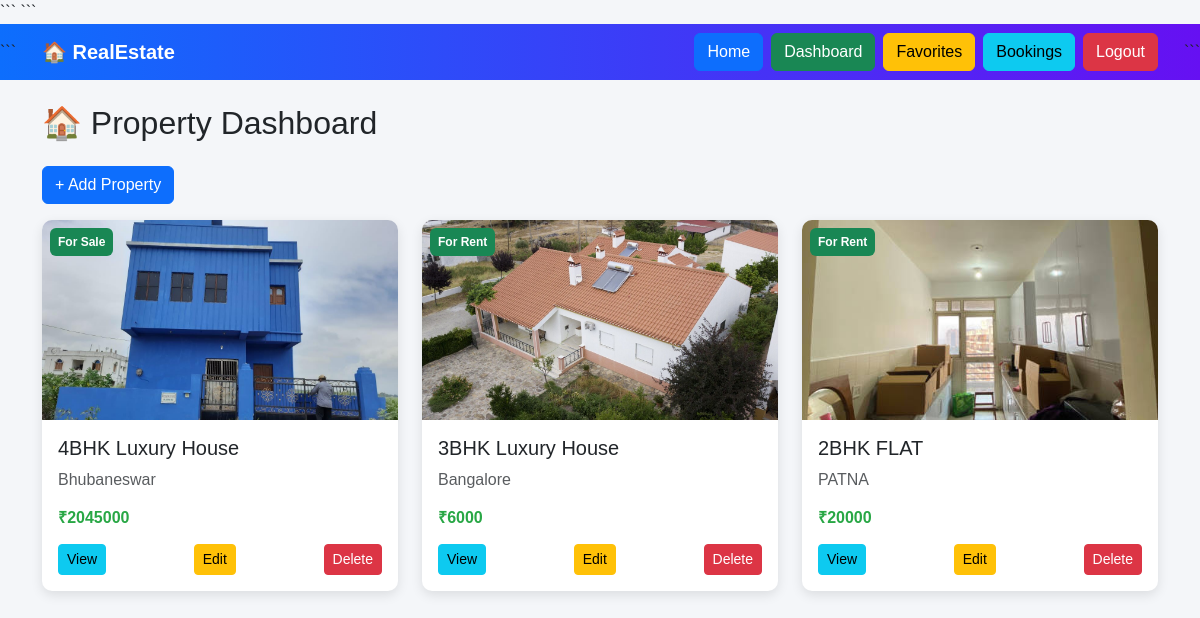
Page /dashboard (signed in) on the committed database.
### model.py (models this page shows)
class Property(db.Model):
    id = db.Column(db.Integer, primary_key=True)
    title = db.Column(db.String(200))
    location = db.Column(db.String(200))
    price = db.Column(db.String(100))
    description = db.Column(db.Text)
    contact_number = db.Column(db.String(20))
    property_type = db.Column(db.String(20))
    image = db.Column(db.String(200))
    image2 = db.Column(db.String(200))
    image3 = db.Column(db.String(200))
    status = db.Column(db.String(50), default="available")

### app.py (the view)
@app.route("/dashboard")
def dashboard():
    if "user" not in session:
        return redirect("/login")
    properties = Property.query.all()
    return render_template("dashboard.html", properties=properties)

### templates/dashboard.html (shortened to what this page needs)
{% extends "base.html" %}
{% block content %}
<h2 class="mb-4">🏠 Property Dashboard</h2>
<a href="/add" class="btn btn-primary mb-3">+ Add Property</a>
<div class="row">
  {% for property in properties %}
  <div class="col-md-4 mb-4">
    <div class="card property-card position-relative">
      <img src="{{ url_for('static', filename='uploads/' + property.image) }}" class="card-img-top">
      <span class="badge position-absolute top-0 start-0 m-2 p-2 bg-success text-white">
        {{ "For Rent" if property.property_type=="rent" else "For Sale" }}
      </span>
      <div class="card-body">
        <h5>{{ property.title }}</h5>
        <p class="text-muted">{{ property.location }}</p>
        <h6 class="price">₹{{ property.price }}</h6>
        <div class="d-flex justify-content-between mt-3">
          <a href="/property/{{ property.id }}" class="btn btn-sm btn-info">View</a>
          <a href="{{ url_for('edit_property', id=property.id) }}" class="btn btn-sm btn-warning">
            Edit
          </a>
          <a href="{{ url_for('delete_property', id=property.id) }}" class="btn btn-sm btn-danger"
            onclick="return confirm('Are you sure you want to delete this property?')">
            Delete
          </a>
        </div>
      </div>
    </div>
  </div>
  {% endfor %}
</div>
{% endblock %}

### templates/base.html (shortened to what this page needs)
<!DOCTYPE html>
<html lang="en">
<head>
    <link href="https://cdn.jsdelivr.net/npm/bootstrap@5.3.3/dist/css/bootstrap.min.css" rel="stylesheet">
    <link rel="stylesheet" href="{{ url_for('static', filename='css/style.css') }}">
    ```
</head>
<body>
    <nav class="navbar navbar-expand-lg navbar-dark custom-navbar">
        ```
        <div class="container">
            <a class="navbar-brand" href="/">🏠 RealEstate</a>
            <div class="ms-auto d-flex gap-2">
                <a href="/" class="btn btn-primary">Home</a>
                <a href="/dashboard" class="btn btn-success">Dashboard</a>
                <a href="/favorites" class="btn btn-warning">Favorites</a>
                <a href="/bookings" class="btn btn-info">Bookings</a>
                <a href="/logout" class="btn btn-danger">Logout</a>
            </div>
        </div>
        ```
    </nav>
    <div class="container mt-4">
        {% block content %}{% endblock %}
    </div>
</body>
</html>

### static/css/style.css (style rules this page uses)
body { background: #f4f6f9; font-family: Arial, sans-serif; }
.custom-navbar { background: linear-gradient(90deg, #0d6efd, #6610f2); }
.navbar-brand { font-weight: bold; font-size: 20px; }
.property-card { border: none; border-radius: 10px; overflow: hidden; transition: 0.3s; box-shadow: 0 4px 12px rgba(0, 0, 0, 0.1); }
.property-card img { height: 200px; object-fit: cover; }
.price { color: #28a745; font-weight: bold; }

### rows in the picture
Property: image (picture), property_type "For Sale", title "4BHK Luxury House", location "Bhubaneswar", price "2045000"
Property: image (picture), property_type "For Rent", title "3BHK Luxury House", location "Bangalore", price "6000"
Property: image (picture), property_type "For Rent", title "2BHK FLAT", location "PATNA", price "20000"
